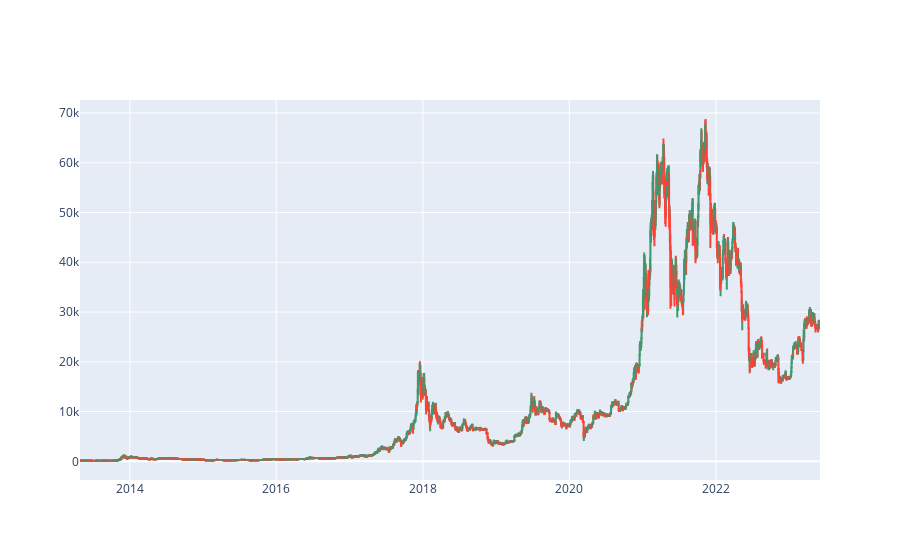

This figure's notebook cell:
### Code cell
import plotly.graph_objects as go
fig = go.Figure(data=[go.Candlestick(x=df['Date'],
                open=df['Open'],
                high=df['High'],
                low=df['Low'],
                close=df['Close'])])

fig.update_layout(xaxis_rangeslider_visible=False)
fig.show()

### Figure 1 — Plotly figure (JSON) as saved in the notebook; plotly's stock layout.template omitted (floating-point values rounded to 4 significant figures; data arrays with more than 128 entries replaced by an {"elided": "..."} marker saying what was removed)
{"data": [{"close": {"elided": "3689 float values"}, "high": {"elided": "3689 float values"}, "low": {"elided": "3689 float values"}, "open": {"elided": "3689 float values"}, "type": "candlestick", "x": {"elided": "3689 str values"}}], "layout": {"xaxis": {"rangeslider": {"visible": false}}}}
